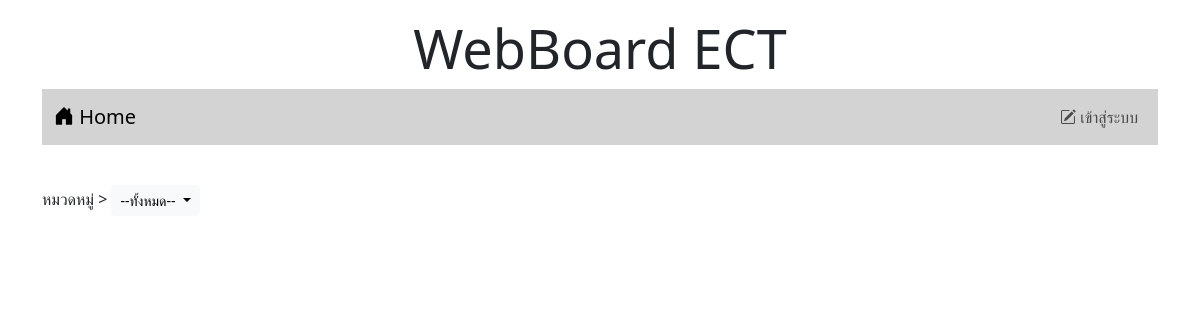
Before: / with the older database file.
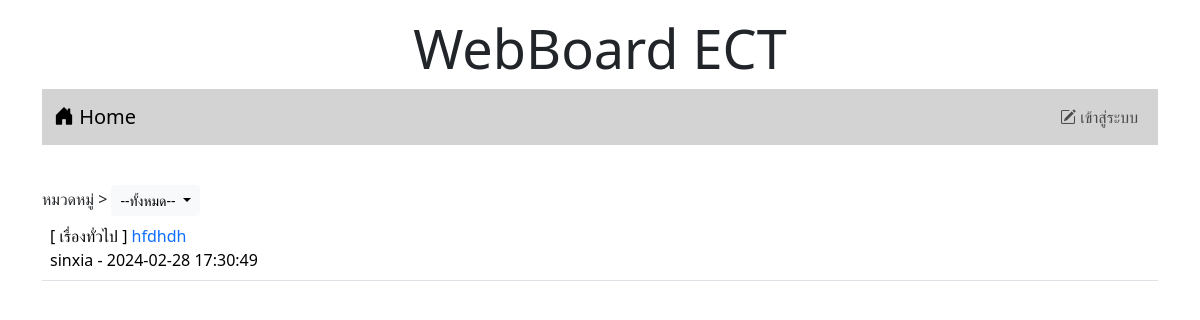
After: the same page with the newer database file.
### tables this page shows
CREATE TABLE `post` (
  `id` int(11) NOT NULL,
  `title` varchar(128) NOT NULL,
  `content` varchar(2048) NOT NULL,
  `post_date` datetime NOT NULL,
  `cat_id` int(11) NOT NULL,
  `user_id` int(11) NOT NULL
);

CREATE TABLE `category` (
  `id` int(11) NOT NULL,
  `name` varchar(32) NOT NULL
);

CREATE TABLE `user` (
  `id` int(11) NOT NULL,
  `login` varchar(32) NOT NULL,
  `password` varchar(64) NOT NULL,
  `name` varchar(64) NOT NULL,
  `gender` char(1) NOT NULL,
  `email` varchar(32) NOT NULL,
  `role` char(1) NOT NULL
);

### index.php (the view, shortened to what this page needs)
<!DOCTYPE html>
<html lang="en">
<head>
    <link href="https://cdn.jsdelivr.net/npm/bootstrap@5.3.2/dist/css/bootstrap.min.css" rel="stylesheet">
    <link rel="stylesheet" href="https://cdn.jsdelivr.net/npm/bootstrap-icons@1.11.3/font/bootstrap-icons.min.css">
</head>
<body>
    <div class="container-lg">
    <h1 style="text-align: center;font-size: 54px;"class="mt-3">WebBoard ECT</h1>
    <?php include "nav.php" ?>
<br>
<div class="mt-3 d-flex justify-content-between" >
    <div>
        <label>หมวดหมู่</label>
    <span class="dropdown">>
  <button class="btn btn-light  btn-sm dropdown-toggle" type="button" data-bs-toggle="dropdown" aria-expanded="false">
    --ทั้งหมด--
  </button>
</span>
    </div>
</div>
    <table class="table teble-striped ">
    <?php
        $conn=new PDO("mysql:host=localhost;dbname=webboard;charset=utf8","root","");
        $sql="SELECT t3.name,t1.title,t1.id,t2.login,t1.post_date FROM post as t1
        INNER JOIN user as t2 ON (t1.user_id=t2.id)
        INNER JOIN category as t3 ON (t1.cat_id=t3.id) ORDER BY t1.post_date DESC";
        $result=$conn->query($sql);
        while($row = $result->fetch()){
            echo "<tr><td>[ $row[0] ] <a href=post.php?id=$row[2]
            style=text-decoration:none>$row[1]<a/><br>$row[3] - $row[4]</td></tr>";
        }
        ?>
    </table>
    </div>
</body>
</html>

### nav.php (shortened to what this page needs)
<nav class="navbar navbar-expand-lg" style="background-color:#d3d3d3;">
  <div class="container-fluid">
    <a class="navbar-brand" href="index.php"><i class="bi bi-house-door-fill"></i> Home</a>
      <ul class="navbar-nav">
        <?php if(!isset($_SESSION['id'])) { ?>
        <li class="nav-item">
          <a class="nav-link" aria-current="page" href="login.php"><i class="bi bi-pencil-square"></i> เข้าสู่ระบบ</a>
        </li>
        <?php } ?>
      </ul>
    </div>
</nav>

Changed rows visible on the page:
added post: category.name "เรื่องทั่วไป", title "hfdhdh", user.login "sinxia", post_date "2024-02-28 17:30:49"
